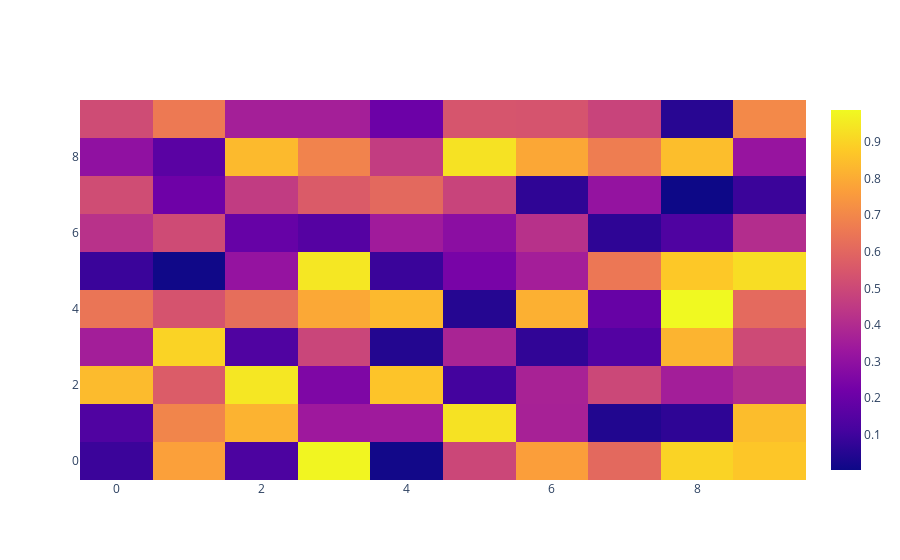

The code cell stored with this chart in its notebook:
### Code cell
# heatsmap using plotly
data = np.random.rand(10,10)

heatmap = go.Heatmap(z=data)
fig = go.Figure(data=[heatmap])
fig.write_image("plots/05_heatmap.png") 
fig.show()
